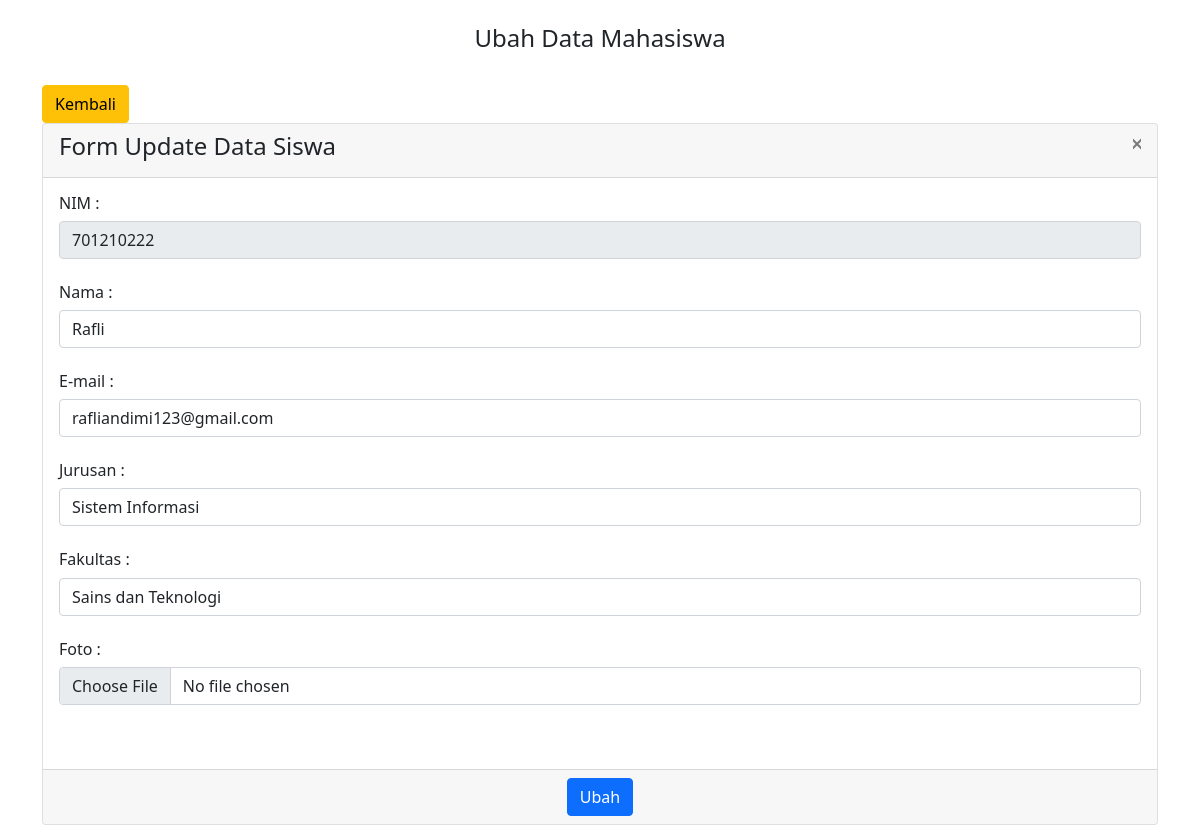
/z/update_siswa.php?nim=701210222, run on the app's committed database.
### tables this page shows
CREATE TABLE `jj` (
  `nim` int(11) NOT NULL,
  `nama` varchar(50) NOT NULL,
  `email` varchar(50) NOT NULL,
  `jurusan` varchar(50) NOT NULL,
  `fakultas` varchar(50) NOT NULL,
  `foto` text NOT NULL
);

### z/update_siswa.php (the view, shortened to what this page needs)
<?php
include 'koneksi.php';
include 'proses_siswa.php';
?>
<!DOCTYPE html>
<html lang="en">
<head>
    <link href="https://cdn.jsdelivr.net/npm/bootstrap@5.1.3/dist/css/bootstrap.min.css" rel="stylesheet">
</head>
<body>
    <div class="container-sm">
        <br>
        <div class="text-center">
            <h4>Ubah Data Mahasiswa</h4>
            <br>
        </div>
        <div class="col text-start">
            <a class="btn btn-warning" href="index2.php">Kembali</a>
        </div>
        <div class="card">
            <form method="POST">
                <div class="card-header text-center">
                    <div class="row">
                        <div class="col-11 text-start">
                            <h4>Form Update Data Siswa</h4>
                        </div>
                        <div class="col-1 text-end">
                            <a class="btn-close" aria-label="Close" href="index2.php"></a>
                        </div>
                    </div>
                </div>
                <div class="form-group">
                    <div class="card-body">
                        <?php
                            $nim=$_GET['nim'];
                            $query=mysqli_query($koneksi, "select * from jj where nim='$nim'");
                            while($data=mysqli_fetch_array($query)){
                                $nim = $data['nim'];
                                $nama = $data['nama'];
                                $email = $data['email'];
                                $jurusan = $data['jurusan'];
                                $fakultas = $data['fakultas'];
                                $foto = $data['foto'];
                            }
                        ?>
                        <h6>NIM : </h6>
                        <input type="text" name="nim" class="form-control" value="<?= $nim ?>" readonly><br>
                        <h6>Nama : </h6>
                        <input type="text" name="nama" class="form-control" value="<?= $nama ?>" required><br>
                        <h6>E-mail : </h6>
                        <input type="text" name="email" class="form-control" value="<?= $email ?>" required><br>
                        <h6>Jurusan : </h6>
                        <input type="text" name="jurusan" class="form-control" value="<?= $jurusan ?>" required><br>
                        <h6>Fakultas : </h6>
                        <input type="text" name="fakultas" class="form-control" value="<?= $fakultas ?>" required><br>
                        <h6>Foto : </h6>
                        <input type="file" name="foto" class="form-control" value="<?= $foto ?>" required><br>
                        <br>
                    </div>
                </div>
                <div class="card-footer text-center">
                    <button class="btn btn-primary" type="submit" name="update-siswa">Ubah</button>
                </div>
            </form>
        </div>
    </div>
</body>
</html>

### data on the page
jj: nim "701210222", nama "Rafli", email "rafliandimi123@gmail.com", jurusan "Sistem Informasi", fakultas "Sains dan Teknologi"
